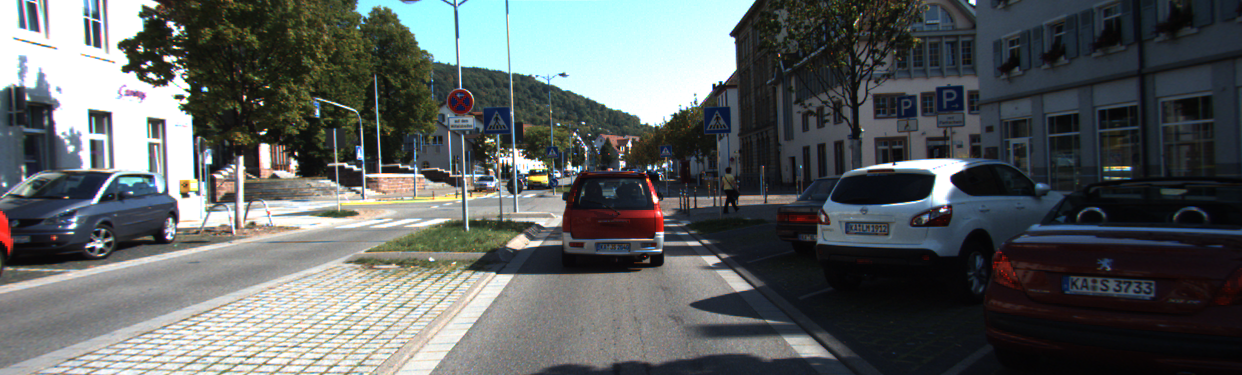
#> input picture test_img/275.png, 1242 x 375 px
$ python -i helper.py   (imports and definitions only)   (older library calls are emulated)
#> lines starting #> are read from the running program, lines starting #| are printed output that depends on the picture
import numpy as np
import cv2
import matplotlib.pyplot as plt
import matplotlib.image as mpimg
from mpl_toolkits.mplot3d import Axes3D
from skimage.feature import hog
from sklearn.preprocessing import StandardScaler
from sklearn.model_selection import train_test_split
import time
from sklearn.svm import LinearSVC
from scipy.ndimage.measurements import label
import glob
import pickle
from sklearn.utils import shuffle


# [5 lines left out: function draw_boxes, not called in this run]


def color_hist(img, nbins=32, bins_range=(0, 256), plot=False):
    # Compute the histogram of the color channels separately
    channel1_hist = np.histogram(img[:, :, 0], bins=nbins, range=bins_range)
    channel2_hist = np.histogram(img[:, :, 1], bins=nbins, range=bins_range)
    channel3_hist = np.histogram(img[:, :, 2], bins=nbins, range=bins_range)
    # Concatenate the histograms into a single feature vector
    hist_features = np.concatenate((channel1_hist[0], channel2_hist[0], channel3_hist[0]))

    bin_edges = channel1_hist[1]
    bin_centers = (bin_edges[1:] + bin_edges[0:len(bin_edges) - 1]) / 2

    if plot is True:
        fig = plt.figure(figsize=(12, 3))
        plt.subplot(131)
        plt.bar(bin_centers, channel1_hist[0])
        plt.xlim(0, 256)
        plt.title('Channel 1 Histogram')
        plt.subplot(132)
        plt.bar(bin_centers, channel2_hist[0])
        plt.xlim(0, 256)
        plt.title('Channel 2 Histogram')
        plt.subplot(133)
        plt.bar(bin_centers, channel3_hist[0])
        plt.xlim(0, 256)
        plt.title('Channel 3 Histogram')

    # Return the individual histograms, bin_centers and feature vector
    return hist_features


# [48 lines left out: function plot3d, not called in this run]


def bin_spatial(img, color_space='RGB', size=(32, 32)):
    # Convert image to new color space (if specified)
    if color_space != 'RGB':
        if color_space == 'HSV':
            feature_image = cv2.cvtColor(img, cv2.COLOR_RGB2HSV)
        elif color_space == 'LUV':
            feature_image = cv2.cvtColor(img, cv2.COLOR_RGB2LUV)
        elif color_space == 'HLS':
            feature_image = cv2.cvtColor(img, cv2.COLOR_RGB2HLS)
        elif color_space == 'YUV':
            feature_image = cv2.cvtColor(img, cv2.COLOR_RGB2YUV)
        elif color_space == 'YCrCb':
            feature_image = cv2.cvtColor(img, cv2.COLOR_RGB2YCrCb)
    else:
        feature_image = np.copy(img)
    # Use cv2.resize().ravel() to create the feature vector
    features = cv2.resize(feature_image, size).ravel()
    # Return the feature vector
    return features


# Define a function to return some characteristics of the dataset
# [23 lines left out: functions data_look, convert_color, not called in this run]


# Define a function to return HOG features and visualization
def get_hog_features(ch, orient=9, pix_per_cell=8, cell_per_block=2, vis=False, feature_vec=True):
    # image is a channel of image
    if vis is True:
        features, hog_image = hog(ch, orientations=orient, pixels_per_cell=(pix_per_cell, pix_per_cell),
                                  cells_per_block=(cell_per_block, cell_per_block), transform_sqrt=False,
                                  visualise=True, feature_vector=False, block_norm="L2-Hys")
        plt.figure()
        plt.subplot(121)
        plt.imshow(ch, cmap='gray')
        plt.title('L channel')
        plt.subplot(122)
        plt.imshow(hog_image, cmap='gray')
        plt.title('HOG')
        plt.show()

        return features, hog_image
    else:
        features = hog(ch, orientations=orient, pixels_per_cell=(pix_per_cell, pix_per_cell),
                       cells_per_block=(cell_per_block, cell_per_block), transform_sqrt=False,
                       visualise=False, feature_vector=feature_vec, block_norm="L2-Hys")
        return features


# Define a function to extract features from a list of images
# Have this function call bin_spatial() and color_hist()
# [327 lines left out: functions extract_features, combine_feature, SVM_color_classify, SVM_HOG_classify, SVM_combine_classify, slide_window, not called in this run]


# Define a function to extract features from a single image window
# This function is very similar to extract_features()
# just for a single image rather than list of images
def single_img_features(img, color_space='RGB', spatial_size=(32, 32),
                        hist_bins=32, orient=9,
                        pix_per_cell=8, cell_per_block=2, hog_channel=0,
                        spatial_feat=True, hist_feat=True, hog_feat=True):
    # 1) Define an empty list to receive features
    img_features = []
    # 2) Apply color conversion if other than 'RGB'
    if color_space != 'RGB':
        if color_space == 'HSV':
            feature_image = cv2.cvtColor(img, cv2.COLOR_RGB2HSV)
        elif color_space == 'LUV':
            feature_image = cv2.cvtColor(img, cv2.COLOR_RGB2LUV)
        elif color_space == 'HLS':
            feature_image = cv2.cvtColor(img, cv2.COLOR_RGB2HLS)
        elif color_space == 'YUV':
            feature_image = cv2.cvtColor(img, cv2.COLOR_RGB2YUV)
        elif color_space == 'YCrCb':
            feature_image = cv2.cvtColor(img, cv2.COLOR_RGB2YCrCb)
    else: feature_image = np.copy(img)
    # 3) Compute spatial features if flag is set
    if spatial_feat is True:
        spatial_features = bin_spatial(feature_image, size=spatial_size)
        # 4) Append features to list
        img_features.append(spatial_features)
    # 5) Compute histogram features if flag is set
    if hist_feat is True:
        hist_features = color_hist(feature_image, nbins=hist_bins)
        # 6) Append features to list
        img_features.append(hist_features)
    # 7) Compute HOG features if flag is set
    if hog_feat is True:
        if hog_channel == 'ALL':
            hog_features = []
            for channel in range(feature_image.shape[2]):
                hog_features.extend(get_hog_features(feature_image[:, :, channel],
                                    orient, pix_per_cell, cell_per_block,
                                    vis=False, feature_vec=True))
        else:
            hog_features = get_hog_features(feature_image[:, :, hog_channel], orient,
                        pix_per_cell, cell_per_block, vis=False, feature_vec=True)
        # 8) Append features to list
        img_features.append(hog_features)

    # 9) Return concatenated array of features
    return np.concatenate(img_features)


# Define a function you will pass an image
# and the list of windows to be searched (output of slide_windows())
# [265 lines left out: functions search_windows, find_cars, draw_labeled_bboxes, add_heat, apply_threshold, visualize and 3 more, not called in this run]

# [4 lines not run here, left out]
    # [12 lines of commented-out code are left out]

>>> import cv2
>>> picture = cv2.cvtColor(cv2.imread('test_img/275.png'), cv2.COLOR_BGR2RGB)
>>> result = single_img_features(picture)
#> in bin_spatial, `features = cv2.resize(feature_image, size).ravel()`: features = 3072 values, max 255 at index 3, min 3 at index 2958, mean 94.05
#> in single_img_features, `spatial_features = bin_spatial(feature_image, size=spatial_size)`: spatial_features has the same summary as features in bin_spatial
#> in color_hist, `hist_features = np.concatenate((channel1_hist[0], channel2_hist[0], ch..`: hist_features = 96 values, max 54599 at index 95, min 3827 at index 94, mean 14554.7
#> in color_hist, `bin_edges = channel1_hist[1]`: bin_edges = 33 values from 0 to 256
#> in color_hist, `bin_centers = (bin_edges[1:] + bin_edges[0:len(bin_edges) - 1]) / 2`: bin_centers = 32 values from 4 to 252
#> in get_hog_features, `features = hog(ch, orientations=orient, pixels_per_cell=(pix_per_cell,..`:
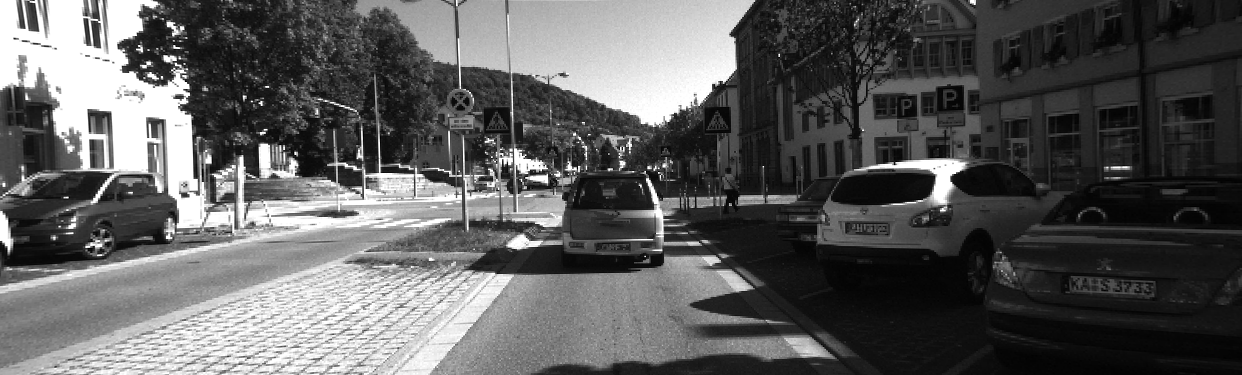
#> ch: shape (375, 1242); min 0, max 255, mean 91.8

$ run again, on test_img/cutout1.jpg
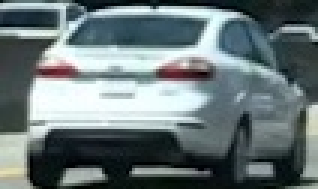
#> input picture test_img/cutout1.jpg, 106 x 63 px (shown 3 times larger)
#> in bin_spatial, `features = cv2.resize(feature_image, size).ravel()`: features = 3072 values, max 255 at index 788, min 1 at index 36, mean 114.7
#> spatial_features has the same summary as features in bin_spatial
#> in color_hist, `hist_features = np.concatenate((channel1_hist[0], channel2_hist[0], ch..`: hist_features = 96 values, max 634 at index 95, min 49 at index 31, mean 208.7
#> bin_edges = 33 values from 0 to 256
#> bin_centers = 32 values from 4 to 252
#> in get_hog_features, `features = hog(ch, orientations=orient, pixels_per_cell=(pix_per_cell,..`: features = 2592 values, max 0.574 at index 2308, min 0 at index 7, mean 0.107
#> in get_hog_features, `features = hog(ch, orientations=orient, pixels_per_cell=(pix_per_cell,..`:
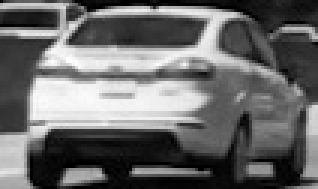
#> ch: shape (63, 106) (shown 3 times larger); min 0, max 255, mean 105.4
#> hog_features has the same summary as features in get_hog_features
#> result = 5760 values, max 634 at index 3167, min 0 at index 3175, mean 64.72
